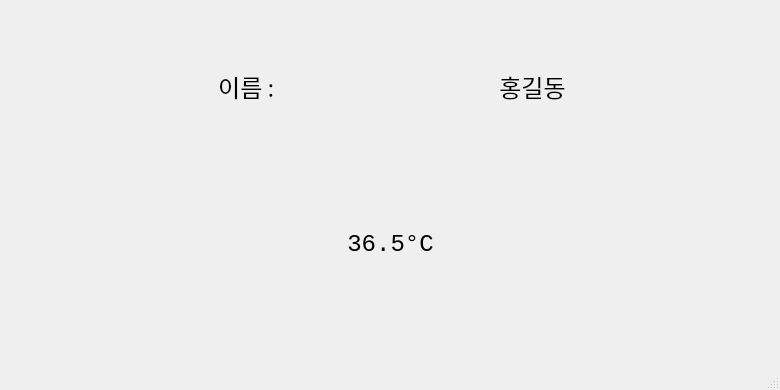
<?xml version="1.0" encoding="UTF-8"?>
<ui version="4.0">
 <class>TempInfoWindow</class>
 <widget class="QMainWindow" name="TempInfoWindow">
  <property name="geometry">
   <rect>
    <x>0</x>
    <y>0</y>
    <width>780</width>
    <height>390</height>
   </rect>
  </property>
  <property name="windowTitle">
   <string>MainWindow</string>
  </property>
  <widget class="QWidget" name="centralwidget">
   <widget class="QWidget" name="verticalLayoutWidget">
    <property name="geometry">
     <rect>
      <x>110</x>
      <y>10</y>
      <width>561</width>
      <height>311</height>
     </rect>
    </property>
    <layout class="QVBoxLayout" name="verticalLayout">
     <item>
      <layout class="QHBoxLayout" name="horizontalLayout">
       <item>
        <widget class="QLabel" name="nameLabel">
         <property name="font">
          <font>
           <family>굴림</family>
           <pointsize>18</pointsize>
          </font>
         </property>
         <property name="text">
          <string>이름 : </string>
         </property>
         <property name="alignment">
          <set>Qt::AlignCenter</set>
         </property>
        </widget>
       </item>
       <item>
        <widget class="QLabel" name="nameValueLabel">
         <property name="font">
          <font>
           <family>굴림</family>
           <pointsize>18</pointsize>
          </font>
         </property>
         <property name="text">
          <string>홍길동</string>
         </property>
         <property name="alignment">
          <set>Qt::AlignCenter</set>
         </property>
        </widget>
       </item>
      </layout>
     </item>
     <item>
      <widget class="QLabel" name="statusLabel">
       <property name="font">
        <font>
         <family>Consolas</family>
         <pointsize>18</pointsize>
        </font>
       </property>
       <property name="layoutDirection">
        <enum>Qt::LeftToRight</enum>
       </property>
       <property name="text">
        <string>36.5°C</string>
       </property>
       <property name="alignment">
        <set>Qt::AlignCenter</set>
       </property>
      </widget>
     </item>
    </layout>
   </widget>
  </widget>
  <widget class="QMenuBar" name="menubar">
   <property name="geometry">
    <rect>
     <x>0</x>
     <y>0</y>
     <width>780</width>
     <height>26</height>
    </rect>
   </property>
  </widget>
  <widget class="QStatusBar" name="statusbar"/>
 </widget>
 <resources/>
 <connections/>
</ui>
